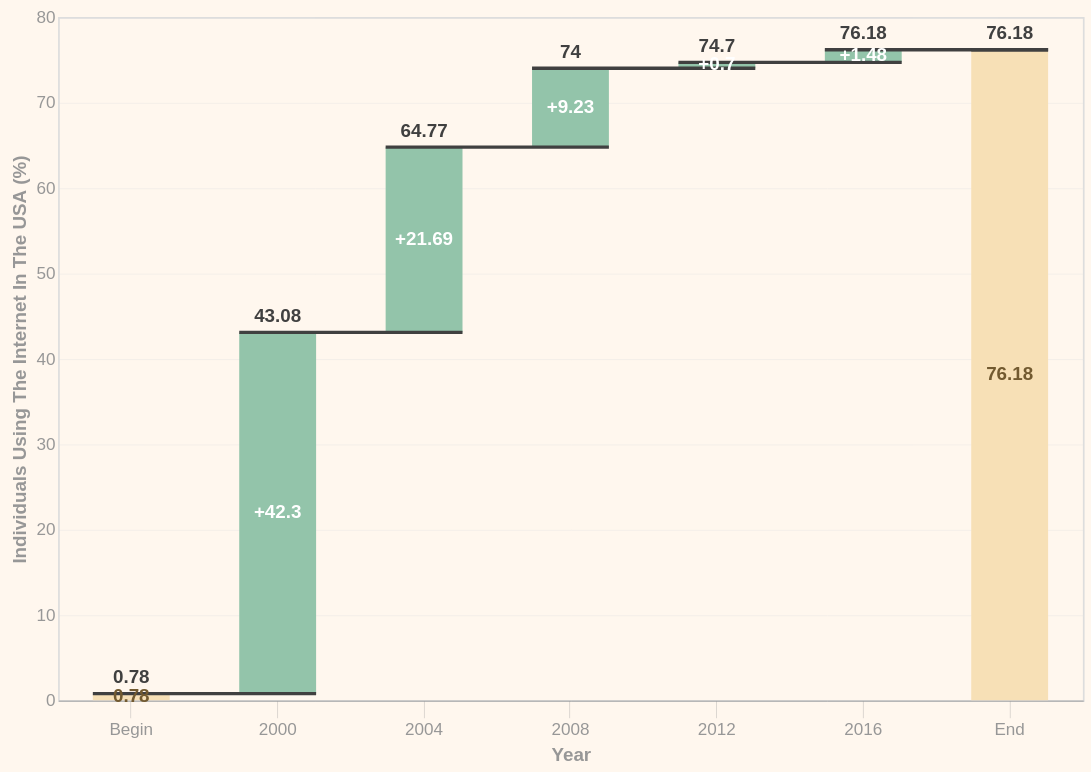

The specification (Vega-Lite) saved for this image:
### Vega-Lite specification from a JSON file in a GitHub repository (floating-point values rounded to 4 significant figures)
{"$schema": "https://vega.github.io/schema/vega-lite/v4.json", "data": {"values": [{"label": "Begin", "amount": 0.78}, {"label": "2000", "amount": 42.3}, {"label": "2004", "amount": 21.69}, {"label": "2008", "amount": 9.23}, {"label": "2012", "amount": 0.7}, {"label": "2016", "amount": 1.48}, {"label": "End", "amount": 0}]}, "width": 600, "height": 400, "transform": [{"window": [{"op": "sum", "field": "amount", "as": "sum"}]}, {"window": [{"op": "lead", "field": "label", "as": "lead"}]}, {"calculate": "datum.lead === null ? datum.label : datum.lead", "as": "lead"}, {"calculate": "datum.label === 'End' ? 0 : datum.sum - datum.amount", "as": "previous_sum"}, {"calculate": "datum.label === 'End' ? datum.sum : datum.amount", "as": "amount"}, {"calculate": "(datum.label !== 'Begin' && datum.label !== 'End' && datum.amount > 0 ? '+' : '') + datum.amount", "as": "text_amount"}, {"calculate": "(datum.sum + datum.previous_sum) / 2", "as": "center"}, {"calculate": "datum.sum < datum.previous_sum ? datum.sum : ''", "as": "sum_dec"}, {"calculate": "datum.sum > datum.previous_sum ? datum.sum : ''", "as": "sum_inc"}], "encoding": {"x": {"field": "label", "type": "ordinal", "sort": null, "axis": {"labelAngle": 0, "title": "Year"}}, "tooltip": [{"field": "amount", "title": "Population Number Change"}, {"field": "label", "title": "Year"}]}, "layer": [{"mark": {"type": "bar", "size": 45}, "encoding": {"y": {"field": "previous_sum", "type": "quantitative", "title": "Individuals Using The Internet In The USA (%)"}, "y2": {"field": "sum"}, "color": {"condition": [{"test": "datum.label === 'Begin' || datum.label === 'End'", "value": "#f7e0b6"}, {"test": "datum.sum < datum.previous_sum", "value": "#f78a64"}], "value": "#93c4aa"}}}, {"mark": {"type": "rule", "color": "#404040", "opacity": 1, "strokeWidth": 2, "xOffset": -22.5, "x2Offset": 22.5}, "encoding": {"x2": {"field": "lead"}, "y": {"field": "sum", "type": "quantitative"}}}, {"mark": {"type": "text", "dy": -4, "baseline": "bottom"}, "encoding": {"y": {"field": "sum_inc", "type": "quantitative"}, "text": {"field": "sum_inc", "type": "nominal"}}}, {"mark": {"type": "text", "dy": 4, "baseline": "top"}, "encoding": {"y": {"field": "sum_dec", "type": "quantitative"}, "text": {"field": "sum_dec", "type": "nominal"}}}, {"mark": {"type": "text", "fontWeight": "bold", "baseline": "middle"}, "encoding": {"y": {"field": "center", "type": "quantitative"}, "text": {"field": "text_amount", "type": "nominal"}, "color": {"condition": [{"test": "datum.label === 'Begin' || datum.label === 'End'", "value": "#725a30"}], "value": "white"}}}], "config": {"background": "rgb(255,247,238)", "arc": {"fill": "#ab5787"}, "area": {"fill": "#ab5787"}, "line": {"stroke": "#ab5787"}, "path": {"stroke": "#ab5787"}, "rect": {"fill": "#ab5787"}, "shape": {"stroke": "#ab5787"}, "symbol": {"fill": "#ab5787", "size": 30}, "axis": {"domainColor": "#979797", "domainWidth": 0.5, "gridWidth": 0.2, "labelColor": "#979797", "tickColor": "#979797", "tickWidth": 0.2, "titleColor": "#979797"}, "axisBand": {"grid": false}, "axisX": {"grid": true, "tickSize": 10}, "axisY": {"domain": false, "grid": true, "tickSize": 0}, "legend": {"labelFontSize": 11, "padding": 1, "symbolSize": 30, "symbolType": "square"}, "range": {"category": ["#ab5787", "#51b2e5", "#703c5c", "#168dd9", "#d190b6", "#00609f", "#d365ba", "#154866", "#666666", "#c4c4c4"]}, "text": {"fontWeight": "bold", "color": "#404040"}}}
